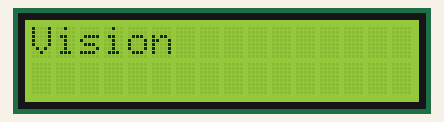
The sketch below on a simulated Arduino Uno, built with avr-gcc and run on an emulated ATmega328P. On the bench: 16×2 character LCD.

Above: at 0.6 s.
At 4.6 s:
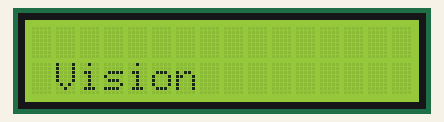
At 9.6 s:
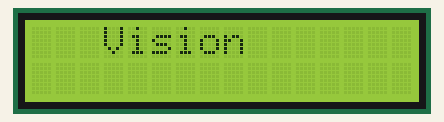
At 19.7 s:
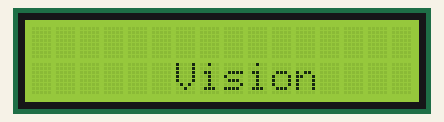
At 28.7 s:
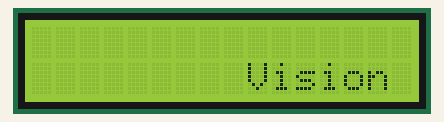
At 38.7 s:
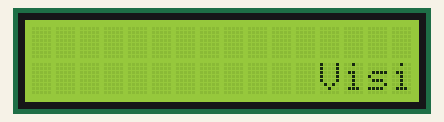

The sketch:

LCD_display_with_pattern.ino
```cpp
#include<LiquidCrystal.h>
LiquidCrystal lcd(8,9,10,11,12,13);
int x;
int y;
void setup()
{
  lcd.begin(16,2);
}

void loop()
{
  for(x=0;x<15;x++)
  {
    for(y=0;y<3;y++)
    {delay(500);
    lcd.setCursor(x,y);
    lcd.print("Vision");
    delay(500);
    lcd.clear();
  }
}
}
```

Measured:
- what the display in image 0 shows lasts 0.5 s, from 0.6 s to 1.1 s
